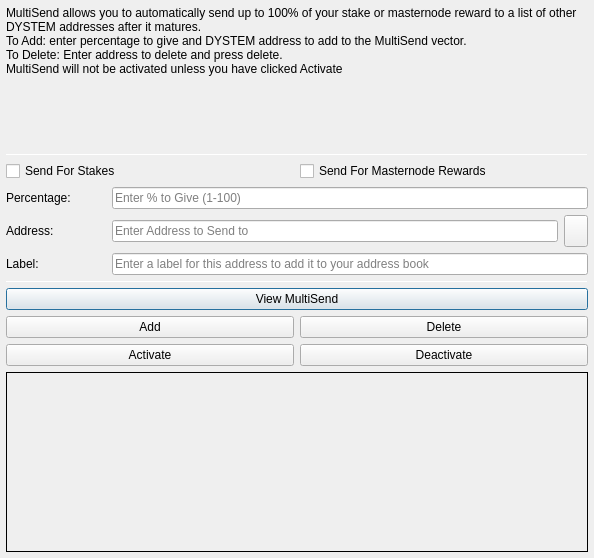
<?xml version="1.0" encoding="UTF-8"?>
<ui version="4.0">
 <class>MultiSendDialog</class>
 <widget class="QDialog" name="MultiSendDialog">
  <property name="windowModality">
   <enum>Qt::NonModal</enum>
  </property>
  <property name="geometry">
   <rect>
    <x>0</x>
    <y>0</y>
    <width>594</width>
    <height>558</height>
   </rect>
  </property>
  <property name="windowTitle">
   <string>MultiSend</string>
  </property>
  <layout class="QVBoxLayout" name="verticalLayout" stretch="0">
   <property name="leftMargin">
    <number>6</number>
   </property>
   <property name="topMargin">
    <number>6</number>
   </property>
   <property name="rightMargin">
    <number>6</number>
   </property>
   <property name="bottomMargin">
    <number>6</number>
   </property>
   <item>
    <layout class="QVBoxLayout" name="verticalLayout_Main" stretch="1,1,1,0,1,1,1">
     <item>
      <widget class="QLabel" name="label_2">
       <property name="font">
        <font>
         <family>Helvetica</family>
        </font>
       </property>
       <property name="lineWidth">
        <number>1</number>
       </property>
       <property name="text">
        <string>MultiSend allows you to automatically send up to 100% of your stake or masternode reward to a list of other DYSTEM addresses after it matures.
To Add: enter percentage to give and DYSTEM address to add to the MultiSend vector.
To Delete: Enter address to delete and press delete.
MultiSend will not be activated unless you have clicked Activate</string>
       </property>
       <property name="alignment">
        <set>Qt::AlignLeading|Qt::AlignLeft|Qt::AlignTop</set>
       </property>
       <property name="wordWrap">
        <bool>true</bool>
       </property>
      </widget>
     </item>
     <item>
      <widget class="Line" name="line">
       <property name="minimumSize">
        <size>
         <width>0</width>
         <height>1</height>
        </size>
       </property>
       <property name="maximumSize">
        <size>
         <width>16777215</width>
         <height>1</height>
        </size>
       </property>
       <property name="orientation">
        <enum>Qt::Horizontal</enum>
       </property>
      </widget>
     </item>
     <item>
      <layout class="QVBoxLayout" name="verticalLayout_Settings">
       <item>
        <layout class="QHBoxLayout" name="horizontalLayout">
         <item>
          <widget class="QCheckBox" name="multiSendStakeCheckBox">
           <property name="font">
            <font>
             <family>Helvetica</family>
            </font>
           </property>
           <property name="text">
            <string>Send For Stakes</string>
           </property>
          </widget>
         </item>
         <item>
          <widget class="QCheckBox" name="multiSendMasternodeCheckBox">
           <property name="font">
            <font>
             <family>Helvetica</family>
            </font>
           </property>
           <property name="text">
            <string>Send For Masternode Rewards</string>
           </property>
          </widget>
         </item>
        </layout>
       </item>
       <item>
        <layout class="QHBoxLayout" name="horizontalLayout_6">
         <item>
          <widget class="QLabel" name="label">
           <property name="minimumSize">
            <size>
             <width>100</width>
             <height>0</height>
            </size>
           </property>
           <property name="font">
            <font>
             <family>Helvetica</family>
            </font>
           </property>
           <property name="toolTip">
            <string>Percentage of stake to send</string>
           </property>
           <property name="text">
            <string>Percentage:</string>
           </property>
          </widget>
         </item>
         <item>
          <widget class="QLineEdit" name="multiSendPercentEdit">
           <property name="font">
            <font>
             <family>Helvetica</family>
            </font>
           </property>
           <property name="toolTip">
            <string>Enter whole numbers 1 - 100</string>
           </property>
           <property name="placeholderText">
            <string>Enter % to Give (1-100)</string>
           </property>
          </widget>
         </item>
        </layout>
       </item>
       <item>
        <layout class="QHBoxLayout" name="horizontalLayout_7">
         <item>
          <widget class="QLabel" name="label_5">
           <property name="minimumSize">
            <size>
             <width>100</width>
             <height>0</height>
            </size>
           </property>
           <property name="font">
            <font>
             <family>Helvetica</family>
            </font>
           </property>
           <property name="toolTip">
            <string>Address to send portion of stake to</string>
           </property>
           <property name="text">
            <string>Address:</string>
           </property>
          </widget>
         </item>
         <item>
          <widget class="QLineEdit" name="multiSendAddressEdit">
           <property name="font">
            <font>
             <family>Helvetica</family>
            </font>
           </property>
           <property name="toolTip">
            <string/>
           </property>
           <property name="placeholderText">
            <string>Enter Address to Send to</string>
           </property>
          </widget>
         </item>
         <item>
          <widget class="QToolButton" name="addressBookButton">
           <property name="maximumSize">
            <size>
             <width>16777215</width>
             <height>32</height>
            </size>
           </property>
           <property name="toolTip">
            <string>Choose an address from the address book</string>
           </property>
           <property name="text">
            <string/>
           </property>
           <property name="icon">
            <iconset resource="../dystem.qrc">
             <normaloff>:/icons/address-book</normaloff>:/icons/address-book</iconset>
           </property>
           <property name="shortcut">
            <string>Alt+A</string>
           </property>
          </widget>
         </item>
        </layout>
       </item>
      </layout>
     </item>
     <item>
      <layout class="QHBoxLayout" name="horizontalLayout_3">
       <item>
        <widget class="QLabel" name="label_3">
         <property name="minimumSize">
          <size>
           <width>100</width>
           <height>0</height>
          </size>
         </property>
         <property name="font">
          <font>
           <family>Helvetica</family>
          </font>
         </property>
         <property name="text">
          <string>Label:</string>
         </property>
        </widget>
       </item>
       <item>
        <widget class="QLineEdit" name="labelAddressLabelEdit">
         <property name="font">
          <font>
           <family>Helvetica</family>
          </font>
         </property>
         <property name="placeholderText">
          <string>Enter a label for this address to add it to your address book</string>
         </property>
        </widget>
       </item>
      </layout>
     </item>
     <item>
      <widget class="Line" name="line_2">
       <property name="minimumSize">
        <size>
         <width>0</width>
         <height>1</height>
        </size>
       </property>
       <property name="maximumSize">
        <size>
         <width>16777215</width>
         <height>1</height>
        </size>
       </property>
       <property name="orientation">
        <enum>Qt::Horizontal</enum>
       </property>
      </widget>
     </item>
     <item>
      <layout class="QVBoxLayout" name="verticalLayout_Buttons">
       <item>
        <layout class="QHBoxLayout" name="horizontalLayout_4">
         <item>
          <widget class="QPushButton" name="viewButton">
           <property name="font">
            <font>
             <family>Helvetica</family>
            </font>
           </property>
           <property name="toolTip">
            <string/>
           </property>
           <property name="statusTip">
            <string>View MultiSend Vector</string>
           </property>
           <property name="text">
            <string>View MultiSend</string>
           </property>
          </widget>
         </item>
        </layout>
       </item>
       <item>
        <layout class="QHBoxLayout" name="horizontalLayout_2">
         <item>
          <widget class="QPushButton" name="addButton">
           <property name="font">
            <font>
             <family>Helvetica</family>
            </font>
           </property>
           <property name="toolTip">
            <string/>
           </property>
           <property name="statusTip">
            <string>Add to MultiSend Vector</string>
           </property>
           <property name="text">
            <string>Add</string>
           </property>
          </widget>
         </item>
         <item>
          <widget class="QPushButton" name="deleteButton">
           <property name="font">
            <font>
             <family>Helvetica</family>
            </font>
           </property>
           <property name="toolTip">
            <string/>
           </property>
           <property name="statusTip">
            <string>Delete Address From MultiSend Vector</string>
           </property>
           <property name="text">
            <string>Delete</string>
           </property>
          </widget>
         </item>
        </layout>
       </item>
       <item>
        <layout class="QHBoxLayout" name="horizontalLayout_5">
         <item>
          <widget class="QPushButton" name="activateButton">
           <property name="font">
            <font>
             <family>Helvetica</family>
            </font>
           </property>
           <property name="statusTip">
            <string>Activate MultiSend</string>
           </property>
           <property name="text">
            <string>Activate</string>
           </property>
          </widget>
         </item>
         <item>
          <widget class="QPushButton" name="disableButton">
           <property name="font">
            <font>
             <family>Helvetica</family>
            </font>
           </property>
           <property name="statusTip">
            <string>Deactivate MultiSend</string>
           </property>
           <property name="text">
            <string>Deactivate</string>
           </property>
          </widget>
         </item>
        </layout>
       </item>
      </layout>
     </item>
     <item>
      <widget class="QLabel" name="message">
       <property name="minimumSize">
        <size>
         <width>0</width>
         <height>180</height>
        </size>
       </property>
       <property name="frameShape">
        <enum>QFrame::Panel</enum>
       </property>
       <property name="frameShadow">
        <enum>QFrame::Plain</enum>
       </property>
       <property name="lineWidth">
        <number>1</number>
       </property>
       <property name="midLineWidth">
        <number>1</number>
       </property>
       <property name="text">
        <string/>
       </property>
       <property name="alignment">
        <set>Qt::AlignLeading|Qt::AlignLeft|Qt::AlignTop</set>
       </property>
       <property name="wordWrap">
        <bool>true</bool>
       </property>
      </widget>
     </item>
    </layout>
   </item>
  </layout>
 </widget>
 <resources>
  <include location="../dystem.qrc"/>
 </resources>
 <connections/>
</ui>
